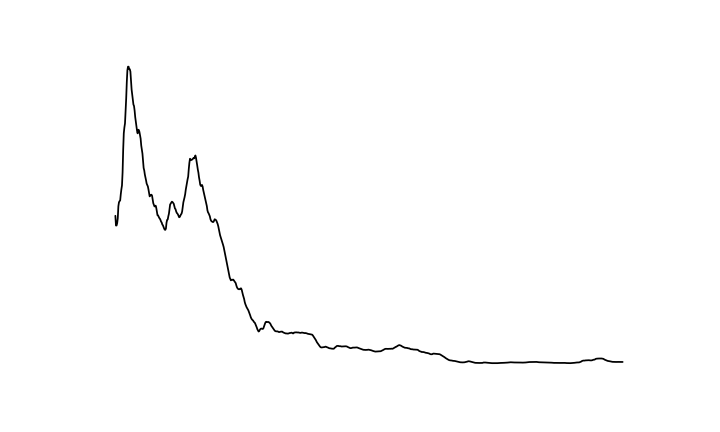
#> input picture images/smoothened/AION-BTC.png, 720 x 432 px; its folder holds 4 pictures in this run
$ jupyter execute image2numpy.ipynb
#> lines starting #> are read from the running program, lines starting #| are printed output that depends on the picture
[cell 1]
import numpy as np
from glob import glob
import matplotlib.pyplot as plt
import cv2

[cell 2]
files = glob('../images/smoothened/*')

[cell 3]
files[0][21:-4]

[cell 4]
for i in files:
    im = cv2.imread(i)
#> im is the input picture: shape (432, 720, 3); min 0, max 255, mean 253.5
    gray = cv2.cvtColor(im, cv2.COLOR_BGR2GRAY)
    np.save(f'../images/numpy/{i[21:-4]}.npy', gray)

[cell 5]
im.shape
#> Out = (432, 720, 3)

[cell 6]
gray = cv2.cvtColor(im, cv2.COLOR_BGR2GRAY)
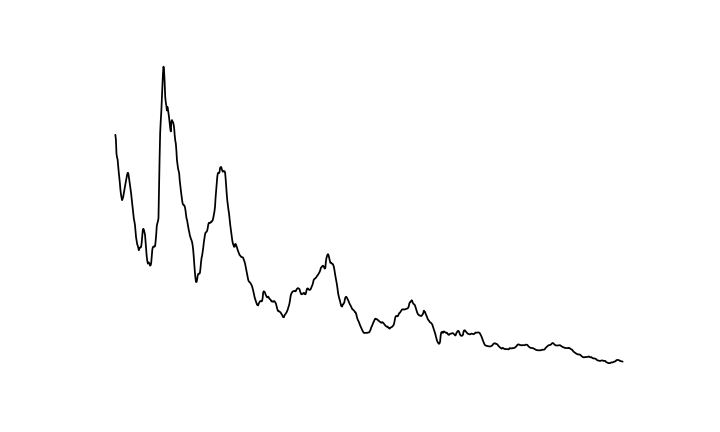
#> gray: shape (432, 720); min 0, max 255, mean 252.7

[cell 7]
cv2.imshow('Grey', im)

[cell 8]
gray.shape
#> Out = (432, 720)
